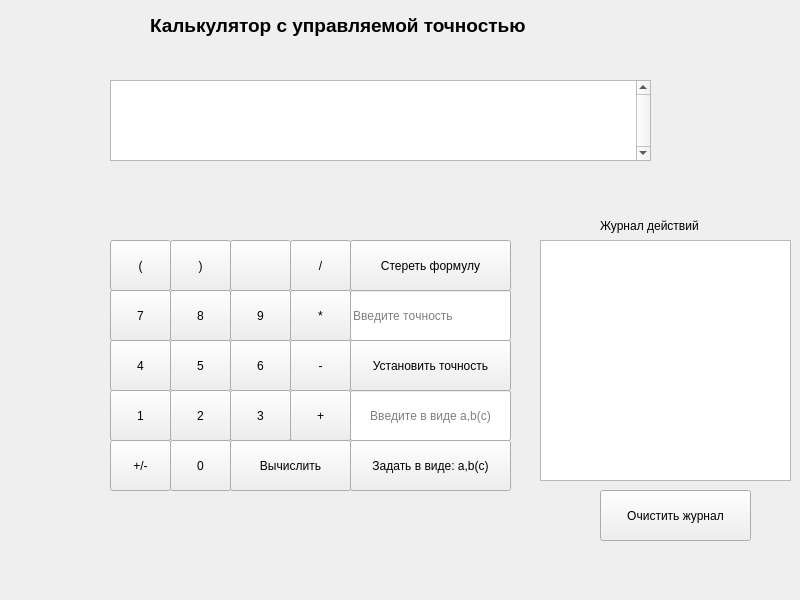
<?xml version="1.0" encoding="UTF-8"?>
<ui version="4.0">
 <class>MainWindow</class>
 <widget class="QWidget" name="MainWindow">
  <property name="geometry">
   <rect>
    <x>0</x>
    <y>0</y>
    <width>800</width>
    <height>600</height>
   </rect>
  </property>
  <property name="windowTitle">
   <string>MainWindow</string>
  </property>
  <widget class="QPushButton" name="sevenPB">
   <property name="geometry">
    <rect>
     <x>110</x>
     <y>290</y>
     <width>61</width>
     <height>51</height>
    </rect>
   </property>
   <property name="text">
    <string>7</string>
   </property>
  </widget>
  <widget class="QTextEdit" name="formulaTE">
   <property name="geometry">
    <rect>
     <x>110</x>
     <y>80</y>
     <width>541</width>
     <height>81</height>
    </rect>
   </property>
   <property name="frameShape">
    <enum>QFrame::StyledPanel</enum>
   </property>
   <property name="frameShadow">
    <enum>QFrame::Plain</enum>
   </property>
   <property name="verticalScrollBarPolicy">
    <enum>Qt::ScrollBarAlwaysOn</enum>
   </property>
   <property name="lineWrapColumnOrWidth">
    <number>1</number>
   </property>
   <property name="readOnly">
    <bool>true</bool>
   </property>
   <property name="html">
    <string>&lt;!DOCTYPE HTML PUBLIC &quot;-//W3C//DTD HTML 4.0//EN&quot; &quot;http://www.w3.org/TR/REC-html40/strict.dtd&quot;&gt;
&lt;html&gt;&lt;head&gt;&lt;meta name=&quot;qrichtext&quot; content=&quot;1&quot; /&gt;&lt;style type=&quot;text/css&quot;&gt;
p, li { white-space: pre-wrap; }
&lt;/style&gt;&lt;/head&gt;&lt;body style=&quot; font-family:'MS Shell Dlg 2'; font-size:7.8pt; font-weight:400; font-style:normal;&quot;&gt;
&lt;p style=&quot;-qt-paragraph-type:empty; margin-top:0px; margin-bottom:0px; margin-left:0px; margin-right:0px; -qt-block-indent:0; text-indent:0px;&quot;&gt;&lt;br /&gt;&lt;/p&gt;&lt;/body&gt;&lt;/html&gt;</string>
   </property>
  </widget>
  <widget class="QPushButton" name="eightPB">
   <property name="geometry">
    <rect>
     <x>170</x>
     <y>290</y>
     <width>61</width>
     <height>51</height>
    </rect>
   </property>
   <property name="text">
    <string>8</string>
   </property>
  </widget>
  <widget class="QPushButton" name="ninePB">
   <property name="geometry">
    <rect>
     <x>230</x>
     <y>290</y>
     <width>61</width>
     <height>51</height>
    </rect>
   </property>
   <property name="text">
    <string>9</string>
   </property>
  </widget>
  <widget class="QPushButton" name="sixPB">
   <property name="geometry">
    <rect>
     <x>230</x>
     <y>340</y>
     <width>61</width>
     <height>51</height>
    </rect>
   </property>
   <property name="text">
    <string>6</string>
   </property>
  </widget>
  <widget class="QPushButton" name="fourPB">
   <property name="geometry">
    <rect>
     <x>110</x>
     <y>340</y>
     <width>61</width>
     <height>51</height>
    </rect>
   </property>
   <property name="text">
    <string>4</string>
   </property>
  </widget>
  <widget class="QPushButton" name="fivePB">
   <property name="geometry">
    <rect>
     <x>170</x>
     <y>340</y>
     <width>61</width>
     <height>51</height>
    </rect>
   </property>
   <property name="text">
    <string>5</string>
   </property>
  </widget>
  <widget class="QPushButton" name="threePB">
   <property name="geometry">
    <rect>
     <x>230</x>
     <y>390</y>
     <width>61</width>
     <height>51</height>
    </rect>
   </property>
   <property name="text">
    <string>3</string>
   </property>
  </widget>
  <widget class="QPushButton" name="onePB">
   <property name="geometry">
    <rect>
     <x>110</x>
     <y>390</y>
     <width>61</width>
     <height>51</height>
    </rect>
   </property>
   <property name="text">
    <string>1</string>
   </property>
  </widget>
  <widget class="QPushButton" name="twoPB">
   <property name="geometry">
    <rect>
     <x>170</x>
     <y>390</y>
     <width>61</width>
     <height>51</height>
    </rect>
   </property>
   <property name="text">
    <string>2</string>
   </property>
  </widget>
  <widget class="QPushButton" name="zerroPB">
   <property name="geometry">
    <rect>
     <x>170</x>
     <y>440</y>
     <width>61</width>
     <height>51</height>
    </rect>
   </property>
   <property name="text">
    <string>0</string>
   </property>
  </widget>
  <widget class="QPushButton" name="openBracketPB">
   <property name="geometry">
    <rect>
     <x>110</x>
     <y>240</y>
     <width>61</width>
     <height>51</height>
    </rect>
   </property>
   <property name="cursor">
    <cursorShape>ArrowCursor</cursorShape>
   </property>
   <property name="text">
    <string>(</string>
   </property>
  </widget>
  <widget class="QPushButton" name="closeBracketPB">
   <property name="geometry">
    <rect>
     <x>170</x>
     <y>240</y>
     <width>61</width>
     <height>51</height>
    </rect>
   </property>
   <property name="cursor">
    <cursorShape>ArrowCursor</cursorShape>
   </property>
   <property name="text">
    <string>)</string>
   </property>
  </widget>
  <widget class="QPushButton" name="clearFormulaElementPB">
   <property name="geometry">
    <rect>
     <x>230</x>
     <y>240</y>
     <width>61</width>
     <height>51</height>
    </rect>
   </property>
   <property name="text">
    <string/>
   </property>
  </widget>
  <widget class="QPushButton" name="changeSignPB">
   <property name="geometry">
    <rect>
     <x>110</x>
     <y>440</y>
     <width>61</width>
     <height>51</height>
    </rect>
   </property>
   <property name="text">
    <string>+/-</string>
   </property>
  </widget>
  <widget class="QPushButton" name="dividePB">
   <property name="geometry">
    <rect>
     <x>290</x>
     <y>240</y>
     <width>61</width>
     <height>51</height>
    </rect>
   </property>
   <property name="text">
    <string>/</string>
   </property>
  </widget>
  <widget class="QPushButton" name="multiplicationPB">
   <property name="geometry">
    <rect>
     <x>290</x>
     <y>290</y>
     <width>61</width>
     <height>51</height>
    </rect>
   </property>
   <property name="text">
    <string>*</string>
   </property>
  </widget>
  <widget class="QPushButton" name="minusPB">
   <property name="geometry">
    <rect>
     <x>290</x>
     <y>340</y>
     <width>61</width>
     <height>51</height>
    </rect>
   </property>
   <property name="text">
    <string>-</string>
   </property>
  </widget>
  <widget class="QPushButton" name="plusPB">
   <property name="geometry">
    <rect>
     <x>290</x>
     <y>390</y>
     <width>61</width>
     <height>51</height>
    </rect>
   </property>
   <property name="text">
    <string>+</string>
   </property>
  </widget>
  <widget class="QPushButton" name="periodNumberPB">
   <property name="geometry">
    <rect>
     <x>350</x>
     <y>440</y>
     <width>161</width>
     <height>51</height>
    </rect>
   </property>
   <property name="toolTip">
    <string comment="Задать периодическое число"/>
   </property>
   <property name="text">
    <string>Задать в виде: a,b(c)</string>
   </property>
  </widget>
  <widget class="QPushButton" name="formulaCalculatePB">
   <property name="geometry">
    <rect>
     <x>230</x>
     <y>440</y>
     <width>121</width>
     <height>51</height>
    </rect>
   </property>
   <property name="text">
    <string>Вычислить</string>
   </property>
  </widget>
  <widget class="QPushButton" name="setAccuracyPB">
   <property name="geometry">
    <rect>
     <x>350</x>
     <y>340</y>
     <width>161</width>
     <height>51</height>
    </rect>
   </property>
   <property name="text">
    <string>Установить точность</string>
   </property>
  </widget>
  <widget class="QLabel" name="logTitleLabel">
   <property name="geometry">
    <rect>
     <x>600</x>
     <y>210</y>
     <width>121</width>
     <height>31</height>
    </rect>
   </property>
   <property name="text">
    <string>Журнал действий</string>
   </property>
  </widget>
  <widget class="QTextEdit" name="logTE">
   <property name="geometry">
    <rect>
     <x>540</x>
     <y>240</y>
     <width>251</width>
     <height>241</height>
    </rect>
   </property>
   <property name="readOnly">
    <bool>true</bool>
   </property>
   <property name="html">
    <string>&lt;!DOCTYPE HTML PUBLIC &quot;-//W3C//DTD HTML 4.0//EN&quot; &quot;http://www.w3.org/TR/REC-html40/strict.dtd&quot;&gt;
&lt;html&gt;&lt;head&gt;&lt;meta name=&quot;qrichtext&quot; content=&quot;1&quot; /&gt;&lt;style type=&quot;text/css&quot;&gt;
p, li { white-space: pre-wrap; }
&lt;/style&gt;&lt;/head&gt;&lt;body style=&quot; font-family:'MS Shell Dlg 2'; font-size:7.8pt; font-weight:400; font-style:normal;&quot;&gt;
&lt;p style=&quot;-qt-paragraph-type:empty; margin-top:0px; margin-bottom:0px; margin-left:0px; margin-right:0px; -qt-block-indent:0; text-indent:0px;&quot;&gt;&lt;br /&gt;&lt;/p&gt;&lt;/body&gt;&lt;/html&gt;</string>
   </property>
  </widget>
  <widget class="QPushButton" name="clearFormulaPB">
   <property name="geometry">
    <rect>
     <x>350</x>
     <y>240</y>
     <width>161</width>
     <height>51</height>
    </rect>
   </property>
   <property name="text">
    <string>Стереть формулу</string>
   </property>
  </widget>
  <widget class="QPushButton" name="clearLogPB">
   <property name="geometry">
    <rect>
     <x>600</x>
     <y>490</y>
     <width>151</width>
     <height>51</height>
    </rect>
   </property>
   <property name="text">
    <string>Очистить журнал</string>
   </property>
  </widget>
  <widget class="QLabel" name="logTitleLabel_2">
   <property name="geometry">
    <rect>
     <x>150</x>
     <y>10</y>
     <width>481</width>
     <height>31</height>
    </rect>
   </property>
   <property name="font">
    <font>
     <pointsize>14</pointsize>
     <weight>75</weight>
     <bold>true</bold>
    </font>
   </property>
   <property name="text">
    <string>Калькулятор с управляемой точностью</string>
   </property>
  </widget>
  <widget class="QLabel" name="setAccuracyResultL">
   <property name="enabled">
    <bool>true</bool>
   </property>
   <property name="geometry">
    <rect>
     <x>110</x>
     <y>170</y>
     <width>231</width>
     <height>21</height>
    </rect>
   </property>
   <property name="text">
    <string/>
   </property>
  </widget>
  <widget class="QLineEdit" name="accuracyLE">
   <property name="enabled">
    <bool>true</bool>
   </property>
   <property name="geometry">
    <rect>
     <x>350</x>
     <y>290</y>
     <width>161</width>
     <height>51</height>
    </rect>
   </property>
   <property name="font">
    <font>
     <kerning>false</kerning>
    </font>
   </property>
   <property name="cursor">
    <cursorShape>ArrowCursor</cursorShape>
   </property>
   <property name="focusPolicy">
    <enum>Qt::StrongFocus</enum>
   </property>
   <property name="inputMethodHints">
    <set>Qt::ImhDigitsOnly</set>
   </property>
   <property name="inputMask">
    <string notr="true"/>
   </property>
   <property name="maxLength">
    <number>32767</number>
   </property>
   <property name="alignment">
    <set>Qt::AlignLeading|Qt::AlignLeft|Qt::AlignVCenter</set>
   </property>
   <property name="placeholderText">
    <string>Введите точность</string>
   </property>
   <property name="clearButtonEnabled">
    <bool>true</bool>
   </property>
  </widget>
  <widget class="QLineEdit" name="periodNumberLE">
   <property name="enabled">
    <bool>true</bool>
   </property>
   <property name="geometry">
    <rect>
     <x>350</x>
     <y>390</y>
     <width>161</width>
     <height>51</height>
    </rect>
   </property>
   <property name="font">
    <font>
     <kerning>false</kerning>
    </font>
   </property>
   <property name="cursor">
    <cursorShape>ArrowCursor</cursorShape>
   </property>
   <property name="focusPolicy">
    <enum>Qt::StrongFocus</enum>
   </property>
   <property name="inputMethodHints">
    <set>Qt::ImhNone</set>
   </property>
   <property name="inputMask">
    <string/>
   </property>
   <property name="maxLength">
    <number>32767</number>
   </property>
   <property name="alignment">
    <set>Qt::AlignCenter</set>
   </property>
   <property name="placeholderText">
    <string>Введите в виде a,b(c)</string>
   </property>
   <property name="clearButtonEnabled">
    <bool>true</bool>
   </property>
  </widget>
  <widget class="QLabel" name="accuracyResultL">
   <property name="enabled">
    <bool>true</bool>
   </property>
   <property name="geometry">
    <rect>
     <x>110</x>
     <y>200</y>
     <width>231</width>
     <height>21</height>
    </rect>
   </property>
   <property name="text">
    <string/>
   </property>
  </widget>
 </widget>
 <resources/>
 <connections/>
</ui>
